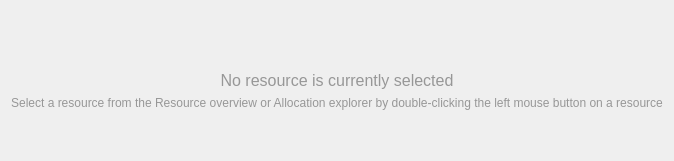
         <widget class="QWidget" name="resource_invalid_">
          <layout class="QVBoxLayout" name="vertical_layout_invalid_">
           <item>
            <spacer name="vertical_spacer_invalid_top_">
             <property name="orientation">
              <enum>Qt::Vertical</enum>
             </property>
             <property name="sizeHint" stdset="0">
              <size>
               <width>20</width>
               <height>40</height>
              </size>
             </property>
            </spacer>
           </item>
           <item>
            <widget class="ScaledLabel" name="label_hand_stop_">
             <property name="sizePolicy">
              <sizepolicy hsizetype="Preferred" vsizetype="Fixed">
               <horstretch>0</horstretch>
               <verstretch>0</verstretch>
              </sizepolicy>
             </property>
             <property name="text">
              <string/>
             </property>
             <property name="pixmap">
              <pixmap resource="resources.qrc">:/Resources/assets/stop_128x128.png</pixmap>
             </property>
             <property name="alignment">
              <set>Qt::AlignCenter</set>
             </property>
            </widget>
           </item>
           <item>
            <widget class="ScaledLabel" name="label_warning_message_1_">
             <property name="sizePolicy">
              <sizepolicy hsizetype="Preferred" vsizetype="Fixed">
               <horstretch>0</horstretch>
               <verstretch>0</verstretch>
              </sizepolicy>
             </property>
             <property name="palette">
              <palette>
               <active>
                <colorrole role="WindowText">
                 <brush brushstyle="SolidPattern">
                  <color alpha="255">
                   <red>151</red>
                   <green>151</green>
                   <blue>151</blue>
                  </color>
                 </brush>
                </colorrole>
                <colorrole role="Text">
                 <brush brushstyle="SolidPattern">
                  <color alpha="255">
                   <red>151</red>
                   <green>151</green>
                   <blue>151</blue>
                  </color>
                 </brush>
                </colorrole>
                <colorrole role="ButtonText">
                 <brush brushstyle="SolidPattern">
                  <color alpha="255">
                   <red>151</red>
                   <green>151</green>
                   <blue>151</blue>
                  </color>
                 </brush>
                </colorrole>
                <colorrole role="PlaceholderText">
                 <brush brushstyle="NoBrush">
                  <color alpha="128">
                   <red>151</red>
                   <green>151</green>
                   <blue>151</blue>
                  </color>
                 </brush>
                </colorrole>
               </active>
               <inactive>
                <colorrole role="WindowText">
                 <brush brushstyle="SolidPattern">
                  <color alpha="255">
                   <red>151</red>
                   <green>151</green>
                   <blue>151</blue>
                  </color>
                 </brush>
                </colorrole>
                <colorrole role="Text">
                 <brush brushstyle="SolidPattern">
                  <color alpha="255">
                   <red>151</red>
                   <green>151</green>
                   <blue>151</blue>
                  </color>
                 </brush>
                </colorrole>
                <colorrole role="ButtonText">
                 <brush brushstyle="SolidPattern">
                  <color alpha="255">
                   <red>151</red>
                   <green>151</green>
                   <blue>151</blue>
                  </color>
                 </brush>
                </colorrole>
                <colorrole role="PlaceholderText">
                 <brush brushstyle="NoBrush">
                  <color alpha="128">
                   <red>151</red>
                   <green>151</green>
                   <blue>151</blue>
                  </color>
                 </brush>
                </colorrole>
               </inactive>
               <disabled>
                <colorrole role="WindowText">
                 <brush brushstyle="SolidPattern">
                  <color alpha="255">
                   <red>120</red>
                   <green>120</green>
                   <blue>120</blue>
                  </color>
                 </brush>
                </colorrole>
                <colorrole role="Text">
                 <brush brushstyle="SolidPattern">
                  <color alpha="255">
                   <red>120</red>
                   <green>120</green>
                   <blue>120</blue>
                  </color>
                 </brush>
                </colorrole>
                <colorrole role="ButtonText">
                 <brush brushstyle="SolidPattern">
                  <color alpha="255">
                   <red>120</red>
                   <green>120</green>
                   <blue>120</blue>
                  </color>
                 </brush>
                </colorrole>
                <colorrole role="PlaceholderText">
                 <brush brushstyle="NoBrush">
                  <color alpha="128">
                   <red>151</red>
                   <green>151</green>
                   <blue>151</blue>
                  </color>
                 </brush>
                </colorrole>
               </disabled>
              </palette>
             </property>
             <property name="font">
              <font>
               <pointsize>12</pointsize>
              </font>
             </property>
             <property name="text">
              <string>No resource is currently selected</string>
             </property>
             <property name="alignment">
              <set>Qt::AlignCenter</set>
             </property>
            </widget>
           </item>
           <item>
            <widget class="ScaledLabel" name="label_warning_message_2_">
             <property name="sizePolicy">
              <sizepolicy hsizetype="Preferred" vsizetype="Fixed">
               <horstretch>0</horstretch>
               <verstretch>0</verstretch>
              </sizepolicy>
             </property>
             <property name="palette">
              <palette>
               <active>
                <colorrole role="WindowText">
                 <brush brushstyle="SolidPattern">
                  <color alpha="255">
                   <red>151</red>
                   <green>151</green>
                   <blue>151</blue>
                  </color>
                 </brush>
                </colorrole>
                <colorrole role="Text">
                 <brush brushstyle="SolidPattern">
                  <color alpha="255">
                   <red>151</red>
                   <green>151</green>
                   <blue>151</blue>
                  </color>
                 </brush>
                </colorrole>
                <colorrole role="ButtonText">
                 <brush brushstyle="SolidPattern">
                  <color alpha="255">
                   <red>151</red>
                   <green>151</green>
                   <blue>151</blue>
                  </color>
                 </brush>
                </colorrole>
                <colorrole role="PlaceholderText">
                 <brush brushstyle="NoBrush">
                  <color alpha="128">
                   <red>151</red>
                   <green>151</green>
                   <blue>151</blue>
                  </color>
                 </brush>
                </colorrole>
               </active>
               <inactive>
                <colorrole role="WindowText">
                 <brush brushstyle="SolidPattern">
                  <color alpha="255">
                   <red>151</red>
                   <green>151</green>
                   <blue>151</blue>
                  </color>
                 </brush>
                </colorrole>
                <colorrole role="Text">
                 <brush brushstyle="SolidPattern">
                  <color alpha="255">
                   <red>151</red>
                   <green>151</green>
                   <blue>151</blue>
                  </color>
                 </brush>
                </colorrole>
                <colorrole role="ButtonText">
                 <brush brushstyle="SolidPattern">
                  <color alpha="255">
                   <red>151</red>
                   <green>151</green>
                   <blue>151</blue>
                  </color>
                 </brush>
                </colorrole>
                <colorrole role="PlaceholderText">
                 <brush brushstyle="NoBrush">
                  <color alpha="128">
                   <red>151</red>
                   <green>151</green>
                   <blue>151</blue>
                  </color>
                 </brush>
                </colorrole>
               </inactive>
               <disabled>
                <colorrole role="WindowText">
                 <brush brushstyle="SolidPattern">
                  <color alpha="255">
                   <red>120</red>
                   <green>120</green>
                   <blue>120</blue>
                  </color>
                 </brush>
                </colorrole>
                <colorrole role="Text">
                 <brush brushstyle="SolidPattern">
                  <color alpha="255">
                   <red>120</red>
                   <green>120</green>
                   <blue>120</blue>
                  </color>
                 </brush>
                </colorrole>
                <colorrole role="ButtonText">
                 <brush brushstyle="SolidPattern">
                  <color alpha="255">
                   <red>120</red>
                   <green>120</green>
                   <blue>120</blue>
                  </color>
                 </brush>
                </colorrole>
                <colorrole role="PlaceholderText">
                 <brush brushstyle="NoBrush">
                  <color alpha="128">
                   <red>151</red>
                   <green>151</green>
                   <blue>151</blue>
                  </color>
                 </brush>
                </colorrole>
               </disabled>
              </palette>
             </property>
             <property name="text">
              <string>Select a resource from the Resource overview or Allocation explorer by double-clicking the left mouse button on a resource</string>
             </property>
             <property name="alignment">
              <set>Qt::AlignCenter</set>
             </property>
            </widget>
           </item>
           <item>
            <spacer name="vertical_spacer_invalid_bottom_">
             <property name="orientation">
              <enum>Qt::Vertical</enum>
             </property>
             <property name="sizeHint" stdset="0">
              <size>
               <width>20</width>
               <height>40</height>
              </size>
             </property>
            </spacer>
           </item>
          </layout>
         </widget>
